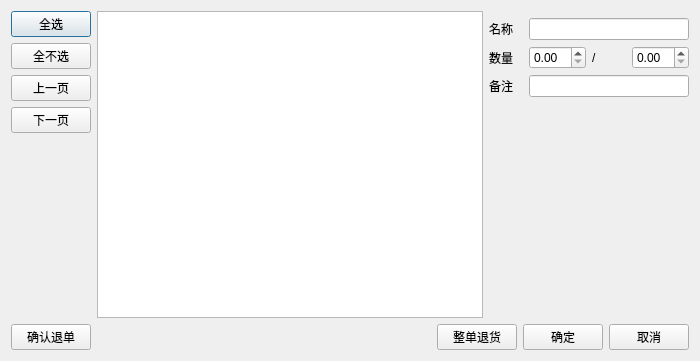
<?xml version="1.0" encoding="UTF-8"?>
<ui version="4.0">
 <class>w_scr_dish_main_quit</class>
 <widget class="QDialog" name="w_scr_dish_main_quit">
  <property name="geometry">
   <rect>
    <x>0</x>
    <y>0</y>
    <width>700</width>
    <height>361</height>
   </rect>
  </property>
  <property name="windowTitle">
   <string>Dialog</string>
  </property>
  <layout class="QVBoxLayout" name="verticalLayout_3">
   <item>
    <layout class="QHBoxLayout" name="horizontalLayout_2">
     <item>
      <layout class="QVBoxLayout" name="verticalLayout_2">
       <item>
        <widget class="lds_toolbar_button" name="pushButton_selectAll">
         <property name="text">
          <string>全选</string>
         </property>
         <property name="outer_stylesheet" stdset="0">
          <string>pushbutton</string>
         </property>
        </widget>
       </item>
       <item>
        <widget class="lds_toolbar_button" name="pushButton_clearAll">
         <property name="text">
          <string>全不选</string>
         </property>
         <property name="outer_stylesheet" stdset="0">
          <string>pushbutton</string>
         </property>
        </widget>
       </item>
       <item>
        <widget class="lds_toolbar_button" name="pushButton_up">
         <property name="text">
          <string>上一页</string>
         </property>
         <property name="outer_stylesheet" stdset="0">
          <string>pushbutton</string>
         </property>
        </widget>
       </item>
       <item>
        <widget class="lds_toolbar_button" name="pushButton_down">
         <property name="text">
          <string>下一页</string>
         </property>
         <property name="outer_stylesheet" stdset="0">
          <string>pushbutton</string>
         </property>
        </widget>
       </item>
       <item>
        <spacer name="verticalSpacer">
         <property name="orientation">
          <enum>Qt::Vertical</enum>
         </property>
         <property name="sizeHint" stdset="0">
          <size>
           <width>20</width>
           <height>40</height>
          </size>
         </property>
        </spacer>
       </item>
      </layout>
     </item>
     <item>
      <widget class="lds_tableView" name="tableView"/>
     </item>
     <item>
      <layout class="QVBoxLayout" name="verticalLayout">
       <item>
        <layout class="QGridLayout" name="gridLayout">
         <item row="0" column="1" colspan="3">
          <widget class="QLineEdit" name="lineEdit_vch_dishname"/>
         </item>
         <item row="0" column="0">
          <widget class="QLabel" name="label_3">
           <property name="text">
            <string>名称</string>
           </property>
          </widget>
         </item>
         <item row="1" column="0">
          <widget class="QLabel" name="label_2">
           <property name="text">
            <string>数量</string>
           </property>
          </widget>
         </item>
         <item row="1" column="2">
          <widget class="QLabel" name="label">
           <property name="text">
            <string>/</string>
           </property>
          </widget>
         </item>
         <item row="1" column="1">
          <widget class="lds_doublespinbox" name="doubleSpinBox_num_dish"/>
         </item>
         <item row="1" column="3">
          <widget class="lds_doublespinbox" name="doubleSpinBox_num_dish_org"/>
         </item>
         <item row="2" column="1" colspan="3">
          <widget class="QLineEdit" name="lineEdit_vch_reason"/>
         </item>
         <item row="2" column="0">
          <widget class="QLabel" name="label_4">
           <property name="text">
            <string>备注</string>
           </property>
          </widget>
         </item>
        </layout>
       </item>
       <item>
        <widget class="lds_key3x4" name="widget" native="true">
         <property name="minimumSize">
          <size>
           <width>200</width>
           <height>200</height>
          </size>
         </property>
         <property name="maximumSize">
          <size>
           <width>200</width>
           <height>200</height>
          </size>
         </property>
        </widget>
       </item>
      </layout>
     </item>
    </layout>
   </item>
   <item>
    <layout class="QHBoxLayout" name="horizontalLayout">
     <item>
      <widget class="lds_toolbar_button" name="pushButton_quit_bill_kitchen_view">
       <property name="text">
        <string>确认退单</string>
       </property>
       <property name="outer_stylesheet" stdset="0">
        <string>pushbutton</string>
       </property>
      </widget>
     </item>
     <item>
      <spacer name="horizontalSpacer">
       <property name="orientation">
        <enum>Qt::Horizontal</enum>
       </property>
       <property name="sizeHint" stdset="0">
        <size>
         <width>40</width>
         <height>20</height>
        </size>
       </property>
      </spacer>
     </item>
     <item>
      <widget class="lds_toolbar_button" name="pushButton_quit_bill">
       <property name="text">
        <string>整单退货</string>
       </property>
       <property name="outer_stylesheet" stdset="0">
        <string>pushbutton</string>
       </property>
      </widget>
     </item>
     <item>
      <widget class="lds_toolbar_button" name="pushButton_ok">
       <property name="text">
        <string>确定</string>
       </property>
       <property name="outer_stylesheet" stdset="0">
        <string>pushbutton</string>
       </property>
      </widget>
     </item>
     <item>
      <widget class="lds_toolbar_button" name="pushButton_cancel">
       <property name="text">
        <string>取消</string>
       </property>
       <property name="outer_stylesheet" stdset="0">
        <string>pushbutton</string>
       </property>
      </widget>
     </item>
    </layout>
   </item>
  </layout>
 </widget>
 <customwidgets>
  <customwidget>
   <class>lds_toolbar_button</class>
   <extends>QPushButton</extends>
   <header>lds_toolbar_button.h</header>
  </customwidget>
  <customwidget>
   <class>lds_tableView</class>
   <extends>QTableView</extends>
   <header>lds_tableview.h</header>
  </customwidget>
  <customwidget>
   <class>lds_doublespinbox</class>
   <extends>QDoubleSpinBox</extends>
   <header>lds_doublespinbox.h</header>
  </customwidget>
  <customwidget>
   <class>lds_key3x4</class>
   <extends>QWidget</extends>
   <header>lds_key3x4.h</header>
   <container>1</container>
  </customwidget>
 </customwidgets>
 <tabstops>
  <tabstop>lineEdit_vch_dishname</tabstop>
  <tabstop>doubleSpinBox_num_dish</tabstop>
  <tabstop>doubleSpinBox_num_dish_org</tabstop>
  <tabstop>pushButton_ok</tabstop>
  <tabstop>pushButton_cancel</tabstop>
  <tabstop>tableView</tabstop>
 </tabstops>
 <resources/>
 <connections/>
</ui>
